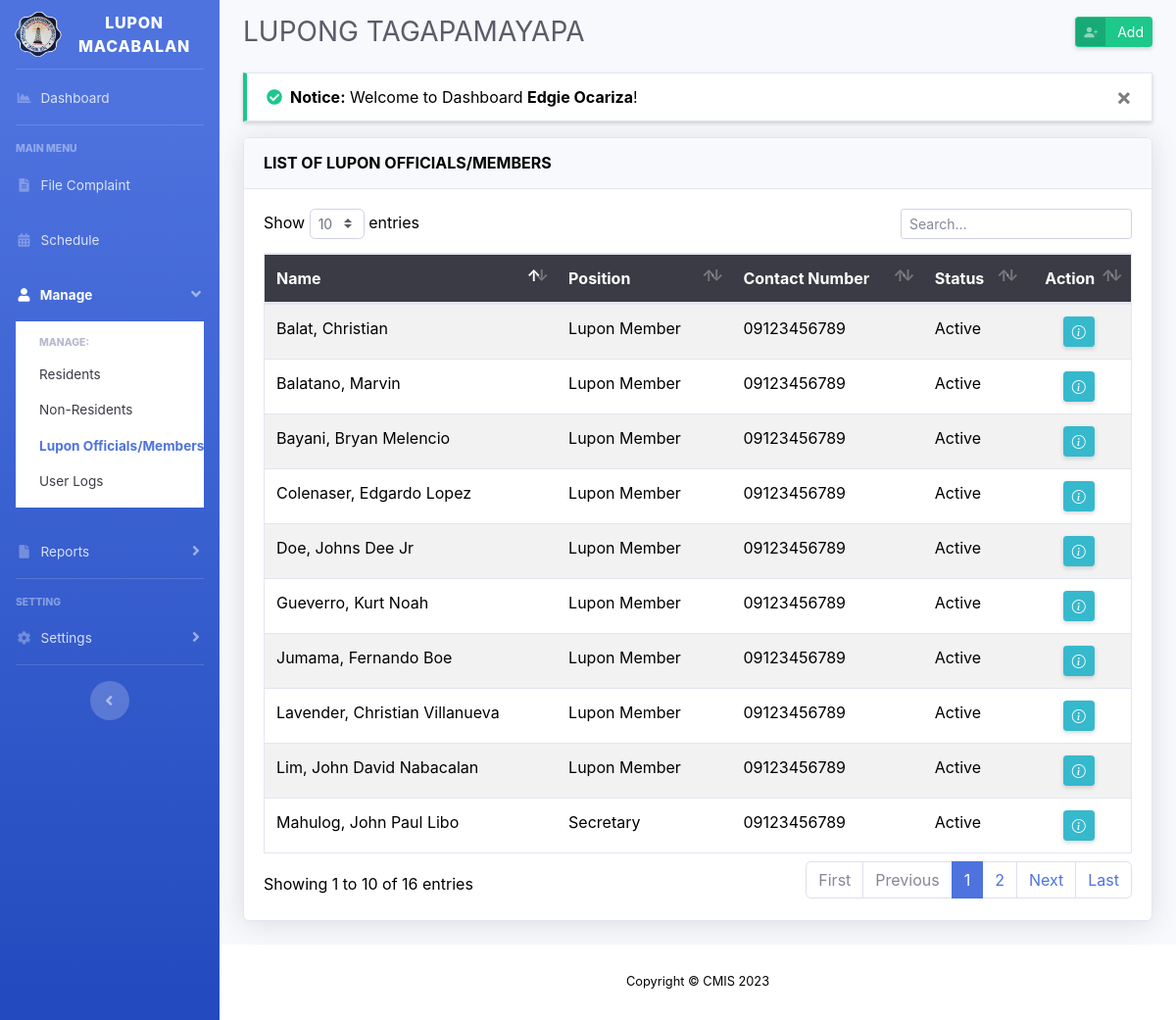
/lupon.php (signed in), run on an earlier commit of the app's database.
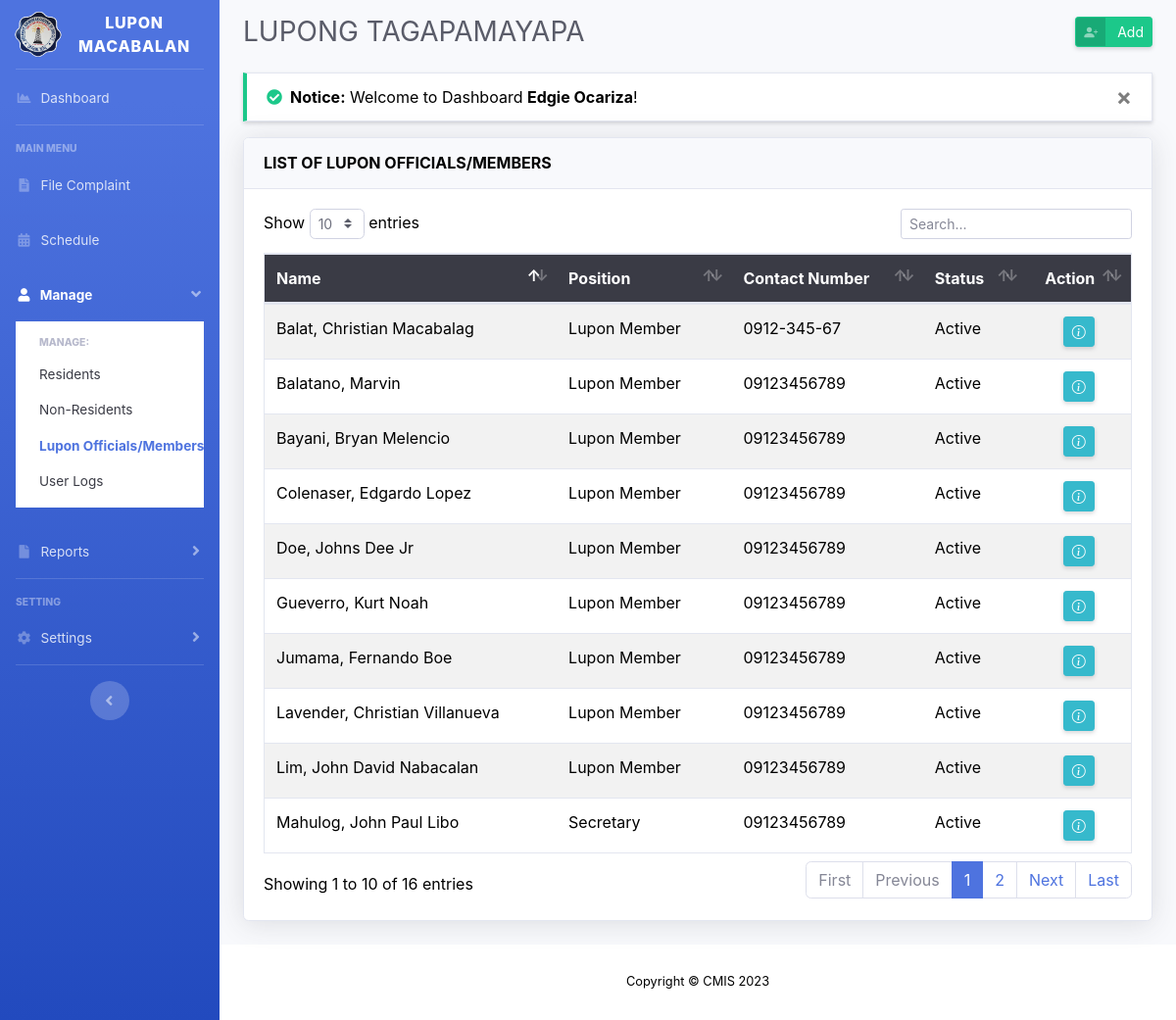
And on a later commit of the database.
### tables this page shows
CREATE TABLE `tbl_lupon` (
  `lupon_id` int(15) unsigned NOT NULL AUTO_INCREMENT,
  `res_id` int(15) NOT NULL,
  `pos_id` int(15) NOT NULL,
  `status` int(2) NOT NULL DEFAULT 1,
  `lupon_regdatetime` timestamp NOT NULL DEFAULT current_timestamp() ON UPDATE current_timestamp(),
  PRIMARY KEY (`lupon_id`),
  KEY `res_id` (`res_id`,`pos_id`)
);

CREATE TABLE `tbl_residents` (
  `res_id` int(15) unsigned NOT NULL AUTO_INCREMENT,
  `res_fname` varchar(50) NOT NULL,
  `res_mname` varchar(50) NOT NULL,
  `res_lname` varchar(50) NOT NULL,
  `res_suffix` varchar(5) NOT NULL,
  `res_birthday` date NOT NULL,
  `res_age` int(3) NOT NULL,
  `res_gender` text NOT NULL,
  `res_cstatus` text NOT NULL,
  `zone_id` int(11) NOT NULL,
  `res_contact` varchar(11) NOT NULL,
  `res_regDateTime` timestamp NOT NULL DEFAULT current_timestamp(),
  `res_moddatetime` timestamp NOT NULL DEFAULT current_timestamp() ON UPDATE current_timestamp(),
  PRIMARY KEY (`res_id`),
  KEY `zone_id` (`zone_id`)
);

CREATE TABLE `tbl_positions` (
  `pos_id` int(11) unsigned NOT NULL AUTO_INCREMENT,
  `pos_name` varchar(50) DEFAULT NULL,
  `pos_description` text NOT NULL,
  `pos_regdatetime` timestamp NOT NULL DEFAULT current_timestamp(),
  PRIMARY KEY (`pos_id`)
);

### lupon.php (the view, shortened to what this page needs)
<?php
include 'layouts/header.php';
include 'config/connection.php';
$lupon = $connection->query("SELECT * FROM tbl_lupon l, tbl_residents r, tbl_positions p WHERE l.res_id = r.res_id AND l.pos_id = p.pos_id");
?>
<div id="content">
	<div class="container-fluid">
		<div class="d-sm-flex align-items-center justify-content-between mb-4">
			<h1 class="h3 mb-0 text-gray-800">LUPONG TAGAPAMAYAPA</h1>
			<a href="#" class="d-none d-sm-inline-block ml-auto btn btn-sm btn-success btn-icon-split shadow-sm" data-toggle="modal" data-target="#addLuponModal">
				<span class="icon text-white-50">
					<i class="bi bi-person-plus-fill"></i>
				</span>
				<span class="text">Add</span>
			</a>
		</div>
		<?php include 'config/message.php'; ?>
		<div class="card shadow mb-4">
			<div class="card-header py-3">
              	<h6 class="m-0 font-weight-bold">LIST OF LUPON OFFICIALS/MEMBERS</h6>
            </div>
            <div class="card-body">
            	<div class="table-responsive">
            		<table class="table table-striped border text-dark" id="table_asc" width="100%">
            			<thead class="bg-gray-900 text-white">
            				<tr>
								<th>Name</th>
								<th>Position</th>
								<th>Contact Number</th>
								<th>Status</th>
								<th class="text-center">Action</th>
            				</tr>
            			</thead>
            			<tbody>
            				<?php
							if ($lupon->num_rows > 0) {
								while ($row = $lupon->fetch_assoc()) {
									?>
									<tr>
										<td><?= $row['res_lname'] . ', ' . $row['res_fname'] . ' ' . $row['res_mname'] . ' ' . $row['res_suffix'] ?></td>
										<td><?= $row['pos_name'] ?></td>
										<td><?= $row['res_contact'] ?></td>
										<td>
											<?php
											if ($row['status'] == 1) {
												echo "Active";
											} else {
												echo "Inactive";
											}
											?>
										</td>
										<td class="text-center"><a href="view-lupon-profile.php?id=<?= $row['res_id'] ?>" class="d-none d-sm-inline-block btn btn-info btn-sm shadow-sm" data-toggle="tooltip" title="View Profile"><i class="bi bi-info-circle"></i></a></td>
									</tr>
									<?php
								}
							}
							?>
            			</tbody>
            		</table>
            	</div>
            </div>
		</div>
	</div>
</div>
<?php
include 'layouts/footer.php';
?>

What changed in the data, as far as the page shows it:
changed through a linked row, tbl_lupon "Balat": res.res_mname (not shown) → "Macabalag"; res.res_contact "09123456789" → "0912-345-67"
